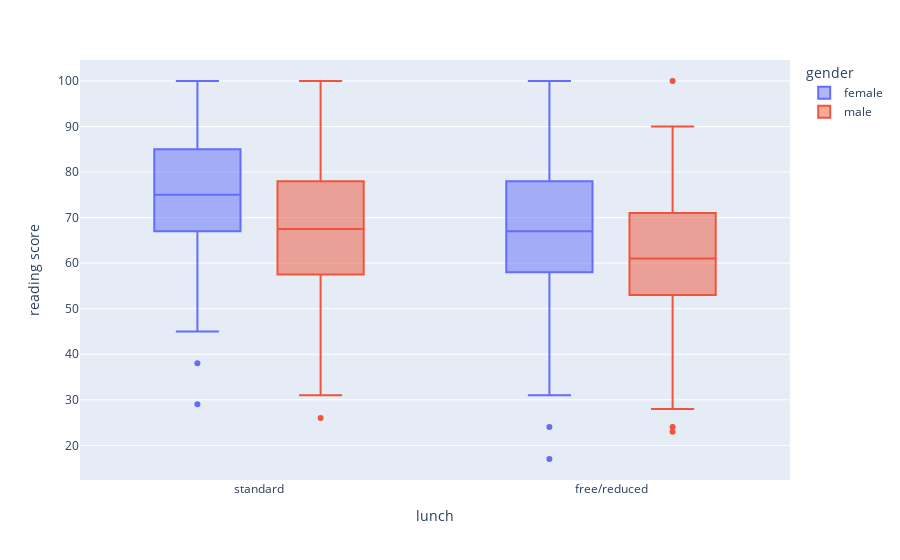

Here is the notebook cell this chart was saved with:
### Code cell
# Let's check if Lunch affect student reading score

fig = px.box(data, x="lunch", y='reading score', color="gender")
fig.show()

### Figure 1 — Plotly figure (JSON) as saved in the notebook; plotly's stock layout.template omitted (floating-point values rounded to 4 significant figures; data arrays with more than 128 entries replaced by an {"elided": "..."} marker saying what was removed)
{"data": [{"alignmentgroup": "True", "hovertemplate": "gender=female<br>lunch=%{x}<br>reading score=%{y}<extra></extra>", "legendgroup": "female", "marker": {"color": "#636efa"}, "name": "female", "notched": false, "offsetgroup": "female", "orientation": "v", "showlegend": true, "type": "box", "x": {"elided": "518 str values"}, "x0": " ", "xaxis": "x", "y": {"elided": "518 int values"}, "y0": " ", "yaxis": "y"}, {"alignmentgroup": "True", "hovertemplate": "gender=male<br>lunch=%{x}<br>reading score=%{y}<extra></extra>", "legendgroup": "male", "marker": {"color": "#EF553B"}, "name": "male", "notched": false, "offsetgroup": "male", "orientation": "v", "showlegend": true, "type": "box", "x": {"elided": "482 str values"}, "x0": " ", "xaxis": "x", "y": {"elided": "482 int values"}, "y0": " ", "yaxis": "y"}], "layout": {"boxmode": "group", "legend": {"title": {"text": "gender"}, "tracegroupgap": 0}, "margin": {"t": 60}, "xaxis": {"anchor": "y", "domain": [0, 1], "title": {"text": "lunch"}}, "yaxis": {"anchor": "x", "domain": [0, 1], "title": {"text": "reading score"}}}}
